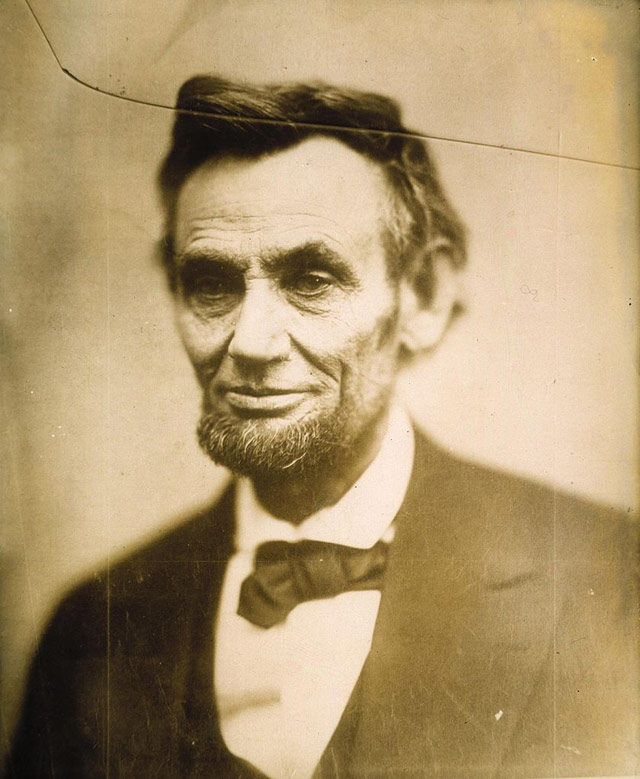
#> input picture Computer Vision/OpenCV/images/abraham.jpg, 640 x 779 px, found by its file name
$ python Thresholding.py   (older library calls are emulated)
#> lines starting #> are read from the running program, lines starting #| are printed output that depends on the picture; after the words box and inside, x2 and y2 are one past the last pixel; in counts of white or black regions, pixels touching at a corner belong together
import cv2
import numpy as np


input_image = cv2.imread("C:/Users/niraj/Anaconda3/Projects/Computer Vision/OpenCV/images/abraham.jpg", 0)
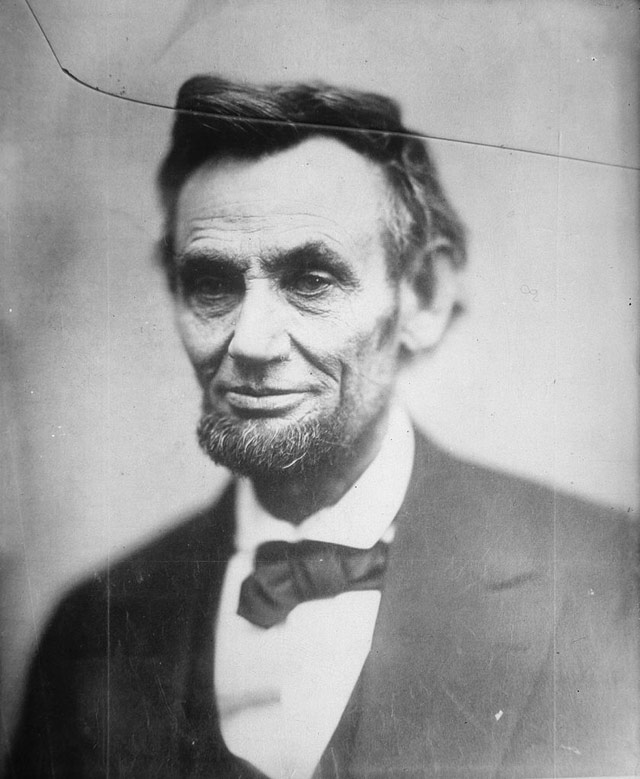
#> input_image: shape (779, 640); min 7, max 246, mean 152.8

#Basic Threshold
ret, threshold_binary = cv2.threshold(input_image, thresh=127, maxval= 255, type= cv2.THRESH_BINARY)
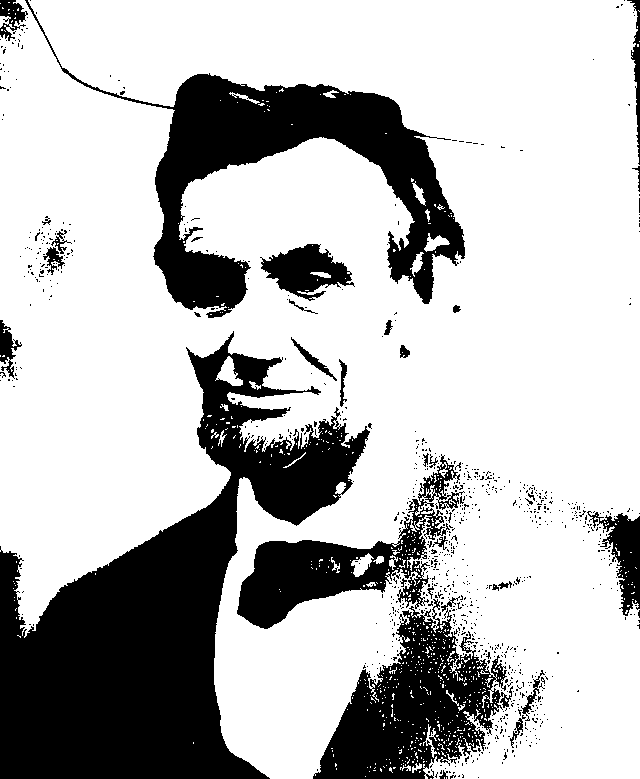
#> threshold_binary: shape (779, 640); 73.2% white; 888 black regions (856 under 20 px), largest, box (x1, y1, x2, y2) and area: (0, 331, 370, 779) 64293, (25, 0, 465, 318) 29906, (313, 599, 513, 779) 16999

cv2.imshow("Binary Threshold", threshold_binary)

cv2.waitKey(0)

#Adpative Threshold( It is good habit to blur image before thresolding since it removes noise)

# blurred_image = cv2.GaussianBlur(input_image, (7,7), 0)

threshold_adaptive = cv2.adaptiveThreshold(input_image, 255, cv2.ADAPTIVE_THRESH_GAUSSIAN_C, cv2.THRESH_BINARY, 3, 5)
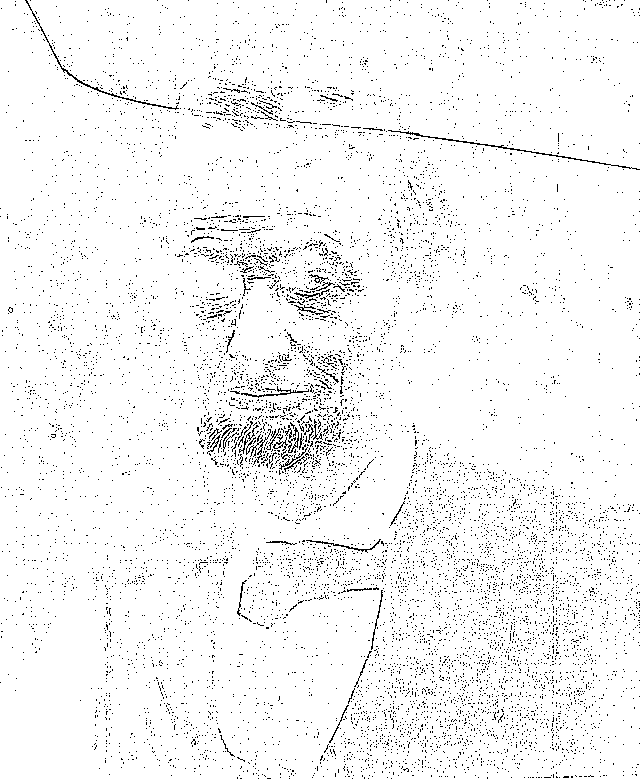
#> threshold_adaptive: shape (779, 640); 96.1% white; black in thin lines or dots
cv2.imshow("Adaptive Threshold", threshold_adaptive)
cv2.waitKey(0)

#Otsu Adaptivr Thresholding
_, threshold_otsu = cv2.threshold(input_image, thresh= 127, maxval= 255, type= cv2.THRESH_OTSU + cv2.THRESH_BINARY)
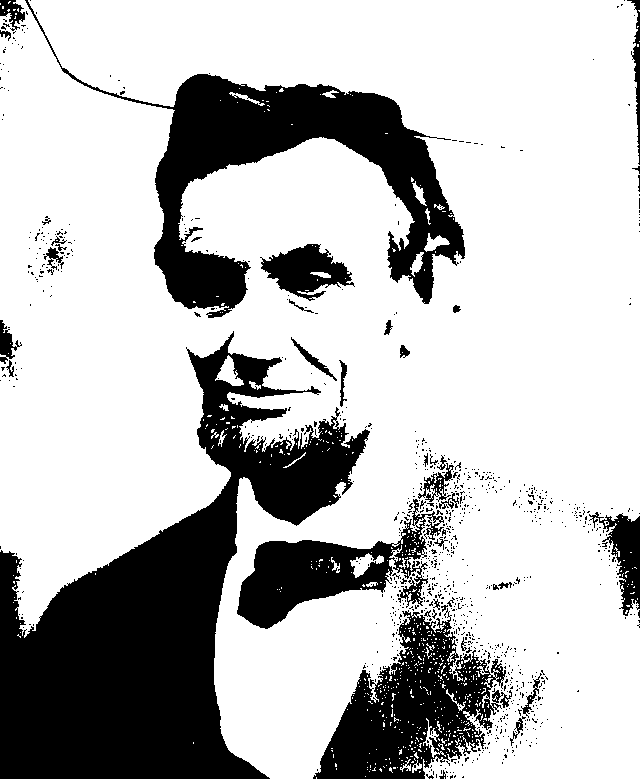
#> threshold_otsu: shape (779, 640); 73.8% white; 933 black regions (893 under 20 px), largest, box (x1, y1, x2, y2) and area: (0, 331, 370, 779) 64037, (25, 0, 465, 318) 29673, (313, 608, 512, 779) 15975
cv2.imshow("OTSU threshold", threshold_otsu)
cv2.waitKey(0)
cv2.destroyAllWindows()

$ run again, with Computer Vision/OpenCV/images/Hillary.jpg copied over Computer Vision/OpenCV/images/abraham.jpg
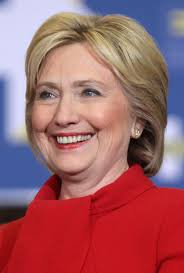
#> input picture Computer Vision/OpenCV/images/Hillary.jpg, 184 x 273 px, found by its file name
#> `ret, threshold_binary = cv2.threshold(input_image, thresh=127, maxval=..`:
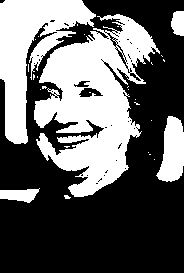
#> threshold_binary: shape (273, 184); 39.3% white; 29 white regions (23 under 20 px), largest, box (x1, y1, x2, y2) and area: (34, 14, 160, 197) 11788, (0, 0, 96, 144) 5936, (156, 116, 184, 182) 1272, (0, 188, 40, 203) 393, (171, 11, 184, 36) 275, (64, 195, 71, 199) 20
#> threshold_adaptive: shape (273, 184); 92.7% white; black in thin lines or dots
#> `_, threshold_otsu = cv2.threshold(input_image, thresh= 127, maxval= 25..`:
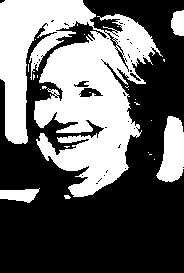
#> threshold_otsu: shape (273, 184); 39.7% white; 25 white regions (20 under 20 px), largest, box (x1, y1, x2, y2) and area: (0, 0, 163, 197) 17869, (156, 116, 184, 182) 1280, (0, 188, 40, 203) 396, (171, 10, 184, 36) 282, (64, 195, 71, 199) 22
